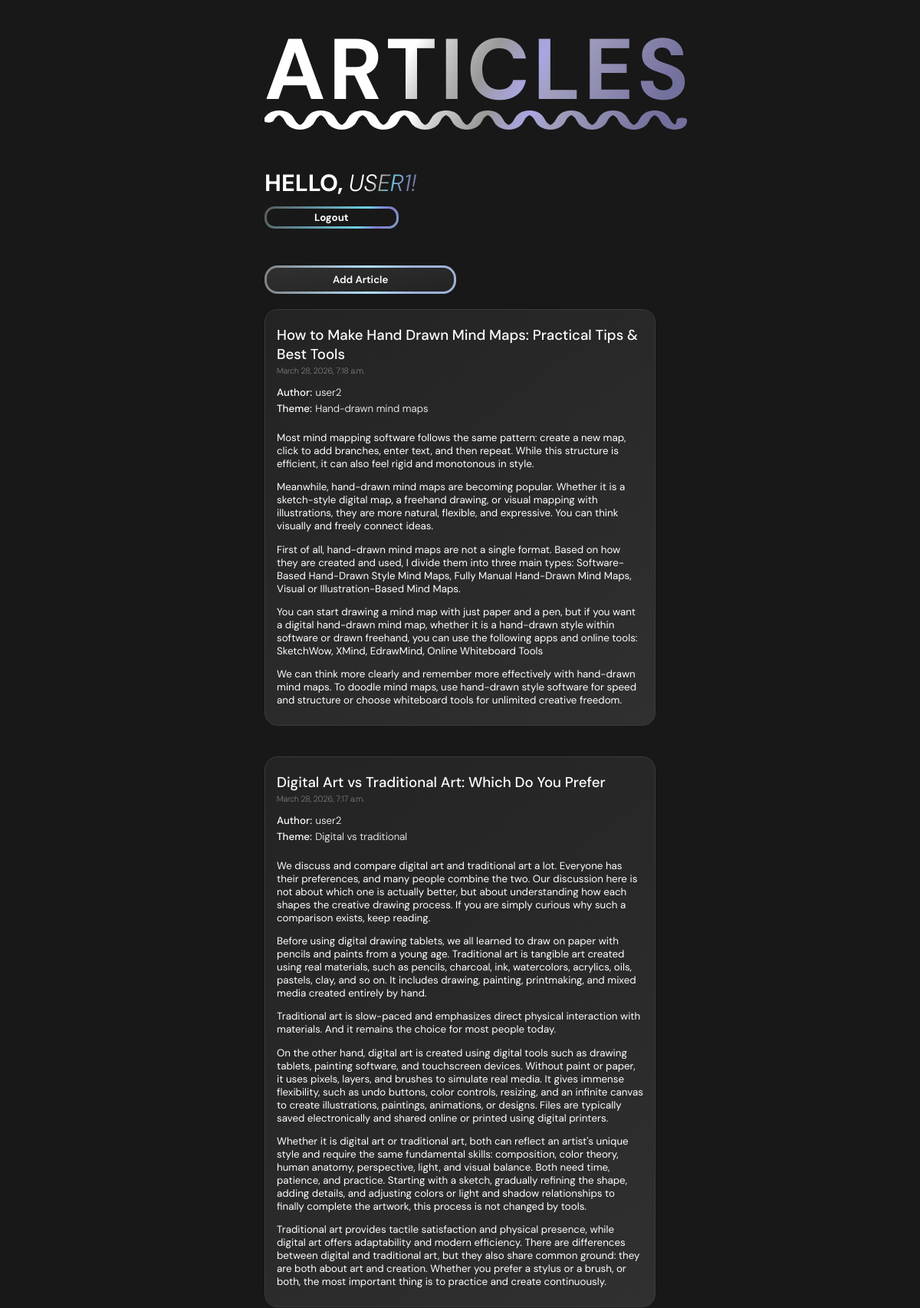
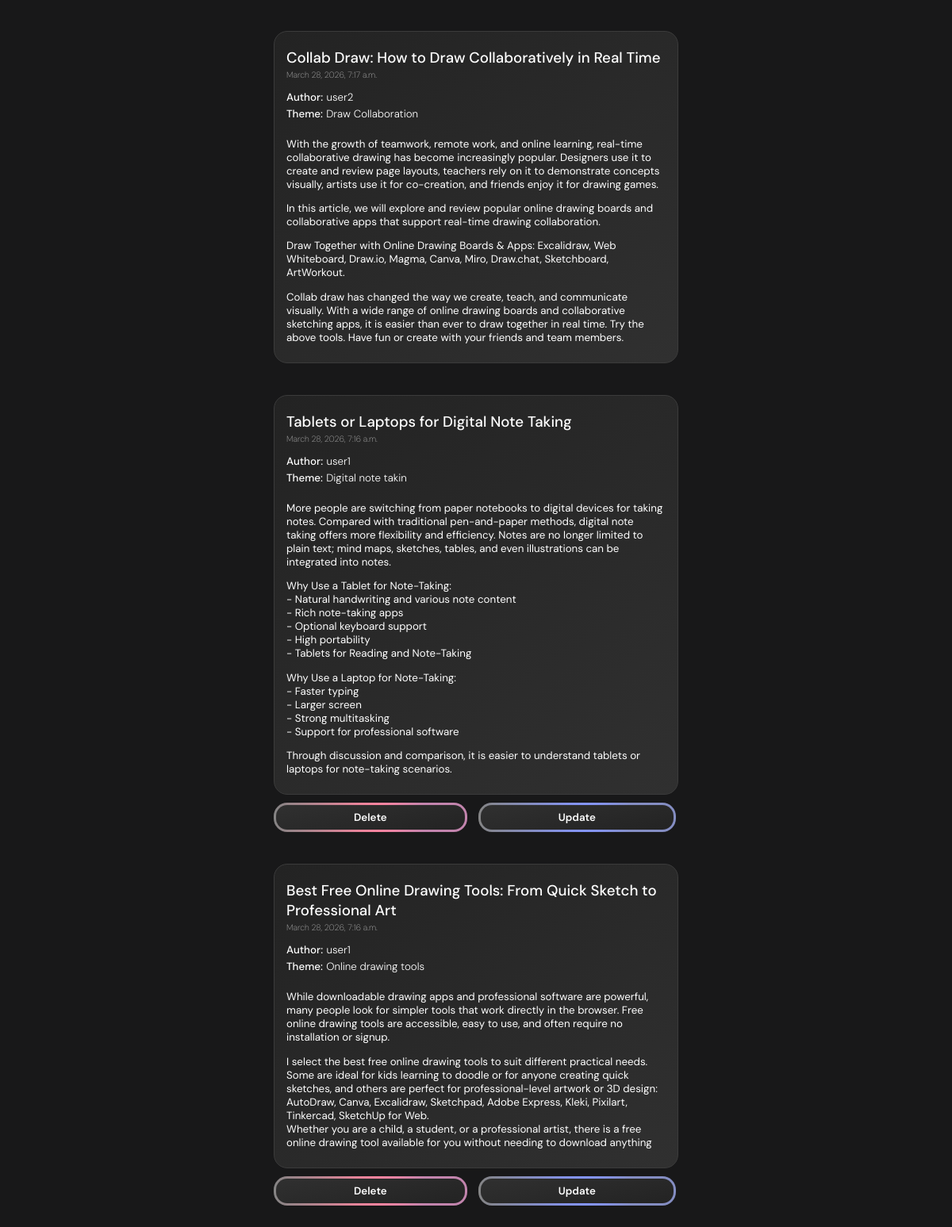
Screenshot of / (signed in) with the database file from the repository (2 pictures, top to bottom).
### main/models.py (models this page shows, shortened)
class Article(models.Model):
    heading=models.CharField('Heading', max_length=150)
    body=models.TextField('Body', default = "Article body")
    theme = models.CharField('Genre', max_length=100)
    creation_date = models.DateTimeField(auto_now_add=True)
    author = models.ForeignKey(User, on_delete=models.CASCADE, null=True)

### main/views.py (the view)
# urls.py: path('', views.index),
def index(request):
    articles = Article.objects.all()
    return render(request, 'main/index.html', {'articles': articles})

### main/templates/main/index.html (shortened to what this page needs)
{% extends "base.html" %}
{% block info %}
    <div>
        <span class="main-h">Hello, </h3>
        <span class="user-h">{{ user.username|default:"Guest" }}!</span>
    </div>
    {% if user.is_authenticated %}
        {% include "registration/logout.html" %}
        <br/>
        <br/>
        <div class="btn-add">
            <a href="{% url 'add' %}">Add Article</a>
        </div>
    {% endif %}
    {% for el in articles reversed %}
        <div style="margin-bottom: 40px;">
            <div class="article-container">
                <h3 class="article-h">{{ el.heading }}</h3>
                <div>
                    <span class="article-date">{{ el.creation_date }}</span>
                </div>
                <div>
                    <span class="article-info-title">Author:</span>
                    <span class="article-info">{{ el.author.username }}</span>
                </div>
                <div>
                    <span class="article-info-title">Theme:</span>
                    <span class="article-info">{{ el.theme }}</span>
                </div>
                <div class="article-text">
                    {{ el.body|linebreaks }}
                </div>
            </div>
            {% if user.is_authenticated and el.author == user%}
                <div class="btn-delete">
                    <a href="{% url 'delete' el.id %}" title="Delete">Delete</a>
                </div>
                <div class="btn-update">
                    <a href="{% url 'update' el.id %}" title="Update">Update</a>
                </div>
            {% endif %}
        </div>
    {% endfor %}
{% endblock %}

### main/static/styles.css (style rules this page uses)
:root { --page-bg-color: #181819; --main-text-color: #FFFFFF; --secondary-text-color: #FFFFFF; --text-gradient-1: linear-gradient(120deg,rgba(255, 255, 255, 1) 34%, rgba(204, 204, 204, 1) 40%, rgba(153, 153, 153, 1) 51%, rgba(170, 166, 226, 1) 61%, rgba(161, 159, 189, 1) 67%, rgba(114, 112, 156, 1) 91%); --text-gradient-2: linear-gradient(120deg,rgba(255, 255, 255, 1) 34%, rgba(204, 204, 204, 1) 41%, rgba(153, 153, 153, 1) 51%, rgba(109, 208, 230, 1) 61%, rgba(122, 159, 202, 1) 67%, rgba(114, 112, 156, 1) 91%); --text-gradient-3: linear-gradient(120deg,rgba(255, 255, 255, 1) 0%, rgba(109, 208, 230, 1) 51%, rgba(129, 123, 208, 1) 75%, rgba(132, 158, 197, 1) 100%); --border-gradient-1: linear-gradient(120deg,rgba(88, 88, 88, 1) 0%, rgba(109, 208, 230, 1) 71%, rgba(129, 123, 208, 1) 85%, rgba(132, 158, 197, 1) 100%); --border-gradient-2: linear-gradient(90deg,rgba(132, 132, 132, 1) 0%, rgba(255, 132, 159, 1) 54%, rgba(194, 132, 173, 1) 78%); --border-gradient-3: linear-gradient(90deg,rgba(132, 132, 132, 1) 0%, rgba(132, 149, 255, 1) 54%, rgba(132, 141, 194, 1) 78%); --border-gradient-4: linear-gradient(144deg,rgba(88, 88, 88, 1) 0%, rgba(109, 208, 230, 1) 71%, rgba(129, 123, 208, 1) 85%, rgba(132, 168, 194, 1) 100%); --border-gradient-5: linear-gradient(90deg,rgba(132, 132, 132, 1) 0%, #AFDEFF 54%, #9EB2D8 78%); --bg-gradient: linear-gradient(144deg,#232323 0%, rgba(48, 48, 48, 1) 100%); --main-font: "DM Sans", sans-serif; --secondary-font: "DM Sans", sans-serif;; }
body { background-color: var(--page-bg-color); color: var(--main-text-color); }
.article-container { background: var(--bg-gradient); font-family: var(--main-font); border-radius: 17px; border-style: solid; border-width: 1px; border-color: #3B3B3B !important; padding: 10px 15px; margin-bottom: 10px; overflow: hidden; }
.article-h { font-family: var(--main-font); font-size: 14pt; font-weight: 500; margin-top: 10px; margin-bottom: 0px; }
.article-date { display: block; font-family: var(--main-font); font-size: 8pt; font-weight: 250; color: #A6A6A6; margin-top: 2px; margin-bottom: 10px; }
.article-info-title { font-family: var(--main-font); font-size: 10pt; font-weight: 500; }
.article-info { font-family: var(--main-font); font-size: 10pt; font-weight: 300; }
.article-text { margin-top: 20px; font-family: var(--main-font); font-size: 10pt; margin-bottom: 10px; }
.btn-delete, .btn-update, .btn-add { display: inline-block; font-family: var(--secondary-font); font-size: 10pt; font-weight: 600; text-align: center; text-decoration: none; padding: 7px 98px; border-radius: 17px; border: 3px solid transparent; }
.btn-delete { background: linear-gradient(170deg, rgba(48, 48, 48, 1) 0%, #232323 100%) padding-box, var(--border-gradient-2) border-box; margin-right: 10px; }
.btn-update { background: linear-gradient(170deg, rgba(48, 48, 48, 1) 0%, #232323 100%) padding-box, var(--border-gradient-3) border-box; }
.btn-add { padding: 7px 86px; margin-top: 30px; margin-bottom: 20px; background: linear-gradient(170deg, rgba(48, 48, 48, 1) 0%, #232323 100%) padding-box, var(--border-gradient-5) border-box; color: white; }
.btn-delete a, .btn-update a { color: white; text-decoration: none; }
.btn-add a { color: white; text-decoration: none; }
span.main-h { font-family: var(--main-font); font-size: 23pt; font-weight: 700; color: var(--main-text-color); text-transform: uppercase; }
span.user-h { font-family: var(--main-font); font-size: 23pt; font-weight: 300; font-style: italic; text-transform: uppercase; background: var(--text-gradient-2); -webkit-background-clip: text; background-clip: text; -webkit-text-fill-color: transparent; color: transparent; display: inline-block; }

### rows the page displays
Article: heading "How to Make Hand Drawn Mind Maps: Practical Tips & Best Tools", creation_date "March 28, 2026, 7:18 a.m.", author.username "user2", theme "Hand-drawn mind maps", body "Most mind mapping software follows the same pattern: create a new map, click to add branches, enter text, and then repeat. While this structure is efficient, it can also feel rigid and monotonous in style. Meanwhile, hand-drawn mind maps are becoming popular. Whether it is a sketch-style digital map, a freehand drawing, or visual mapping with illustrations, they are more natural, flexible, and expressive. You can think visually and freely connect ideas. First of all, hand-drawn mind maps are not a single format. Based on how they are created and used, I divide them into three main types: Software-Based Hand-Drawn Style Mind Maps, Fully Manual Hand-Drawn Mind Maps, Visual or…"
Article: heading "Digital Art vs Traditional Art: Which Do You Prefer", creation_date "March 28, 2026, 7:17 a.m.", author.username "user2", theme "Digital vs traditional", body "We discuss and compare digital art and traditional art a lot. Everyone has their preferences, and many people combine the two. Our discussion here is not about which one is actually better, but about understanding how each shapes the creative drawing process. If you are simply curious why such a comparison exists, keep reading. Before using digital drawing tablets, we all learned to draw on paper with pencils and paints from a young age. Traditional art is tangible art created using real materials, such as pencils, charcoal, ink, watercolors, acrylics, oils, pastels, clay, and so on. It includes drawing, painting, printmaking, and mixed media created entirely by hand. Traditional art is…"
Article: heading "Collab Draw: How to Draw Collaboratively in Real Time", creation_date "March 28, 2026, 7:17 a.m.", author.username "user2", theme "Draw Collaboration", body "With the growth of teamwork, remote work, and online learning, real-time collaborative drawing has become increasingly popular. Designers use it to create and review page layouts, teachers rely on it to demonstrate concepts visually, artists use it for co-creation, and friends enjoy it for drawing games. In this article, we will explore and review popular online drawing boards and collaborative apps that support real-time drawing collaboration. Draw Together with Online Drawing Boards & Apps: Excalidraw, Web Whiteboard, Draw.io, Magma, Canva, Miro, Draw.chat, Sketchboard, ArtWorkout. Collab draw has changed the way we create, teach, and communicate visually. With a wide range of online…"
Article: heading "Tablets or Laptops for Digital Note Taking", creation_date "March 28, 2026, 7:16 a.m.", author.username "user1", theme "Digital note takin", body "More people are switching from paper notebooks to digital devices for taking notes. Compared with traditional pen-and-paper methods, digital note taking offers more flexibility and efficiency. Notes are no longer limited to plain text; mind maps, sketches, tables, and even illustrations can be integrated into notes. Why Use a Tablet for Note-Taking: - Natural handwriting and various note content - Rich note-taking apps - Optional keyboard support - High portability - Tablets for Reading and Note-Taking Why Use a Laptop for Note-Taking: - Faster typing - Larger screen - Strong multitasking - Support for professional software Through discussion and comparison, it is easier to understand…", shows "Delete"
Article: heading "Best Free Online Drawing Tools: From Quick Sketch to Professional Art", creation_date "March 28, 2026, 7:16 a.m.", author.username "user1", theme "Online drawing tools", body "While downloadable drawing apps and professional software are powerful, many people look for simpler tools that work directly in the browser. Free online drawing tools are accessible, easy to use, and often require no installation or signup. I select the best free online drawing tools to suit different practical needs. Some are ideal for kids learning to doodle or for anyone creating quick sketches, and others are perfect for professional-level artwork or 3D design: AutoDraw, Canva, Excalidraw, Sketchpad, Adobe Express, Kleki, Pixilart, Tinkercad, SketchUp for Web. Whether you are a child, a student, or a professional artist, there is a free online drawing tool available for you without…", shows "Delete"
